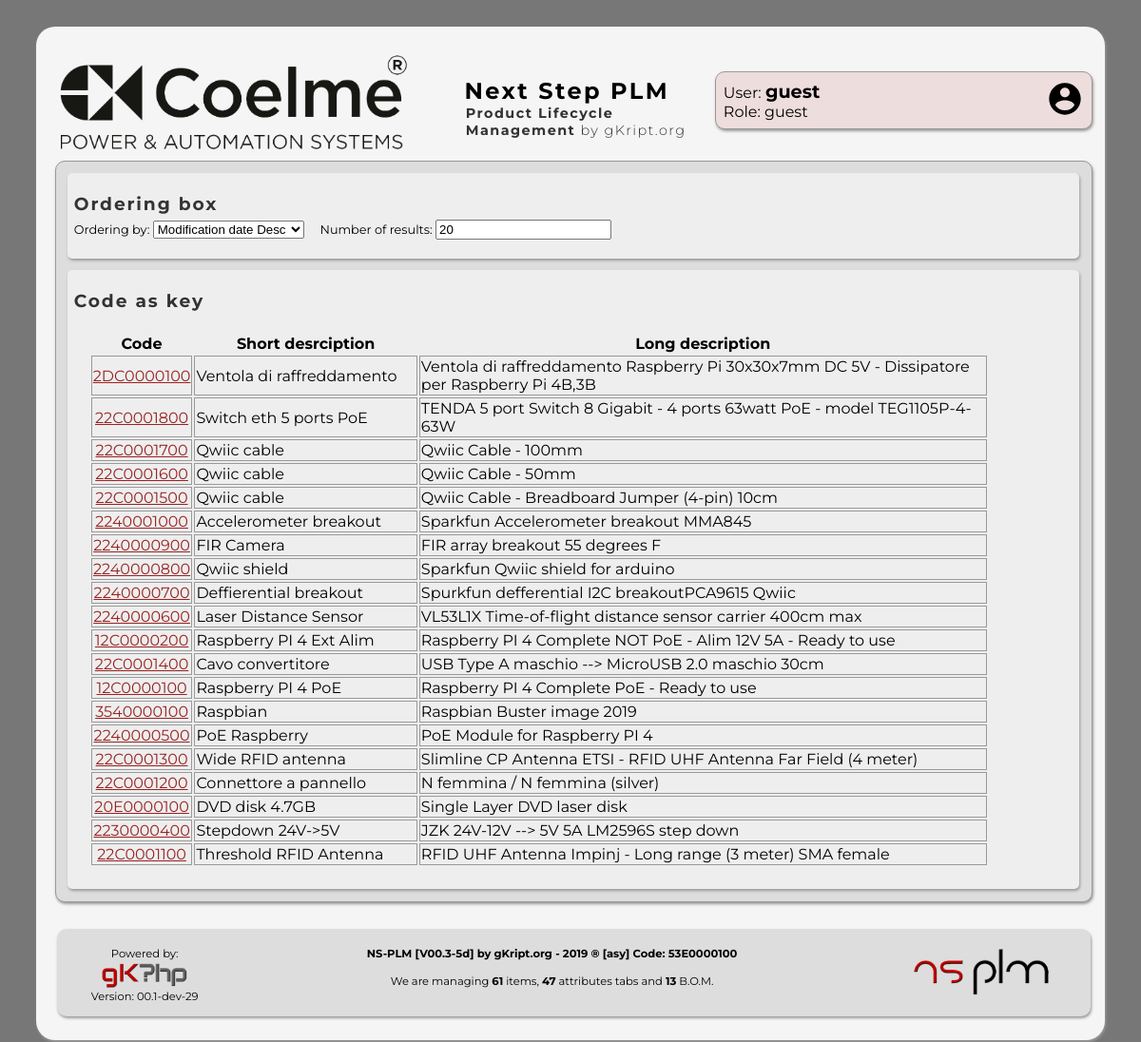
Screenshot of /search.php with the database file from the repository.
### tables this page shows
CREATE TABLE IF NOT EXISTS `elenco_codici` (
  `idCodice` int(11) NOT NULL AUTO_INCREMENT,
  `codice` varchar(10) NOT NULL,
  `T` int(1) NOT NULL,
  `CG` varchar(3) NOT NULL,
  `CS` varchar(3) NOT NULL,
  `abbreviazione` text NOT NULL,
  `descrizione` text NOT NULL,
  `dbCodici` int(11) NOT NULL DEFAULT 0,
  `createTS` timestamp NOT NULL DEFAULT current_timestamp(),
  `modifyTS` timestamp NOT NULL DEFAULT current_timestamp() ON UPDATE current_timestamp(),
  PRIMARY KEY (`idCodice`),
  UNIQUE KEY `codice` (`codice`)
);

### src/php/gkphp/Mysqli_gk.php (called while the page is built, shortened)
<?php
	function query_get_num_rows( $query , $echo = 0 ) {
		global $mysqli;
		$result = $mysqli->query ( $query ) or
			die( "query_single_line() : Problem with query<br/>&nbsp;&nbsp;&nbsp;&nbsp;Query : $query<br/>&nbsp;&nbsp;&nbsp;&nbsp;MySql :" . $mysqli->error ."<br/>" );
		return $result->num_rows;
	}
?>

### src/php/template/code_functions.php (the view, shortened to what this page needs)
<?php
	function code_link( $code , $link = "code.php?code" ) {
		echo '<a href="' . $link . "=" . $code . '">' . $code . "</a>";
	}
?>

### search.php (shortened to what this page needs)
<?php
	require_once 'includes.php';
	require_once NSID_PLM_SRC_TEMPLATE . 'code_functions.php';
	$order 	= get_check( 'order'	, "mod_desc"	);
	$limit	=	get_check( 'limit' 	, 20					);
	include NSID_PLM_SRC_TEMPLATE . 'navmenu.php';
	$sql = "";
	$nores = 5;
	if ( ( ! $order ) || ( $order == "cod_desc" ) )
		$sorder = "ORDER BY `elenco_codici`.`codice` DESC";
	else if ( $order == "cod_asc" )
		$sorder = "ORDER BY `elenco_codici`.`codice` ASC";
	else if ( $order == "short_desc" )
		$sorder = "ORDER BY `elenco_codici`.`abbreviazione` DESC";
	else if ( $order == "short_asc" )
		$sorder = "ORDER BY `elenco_codici`.`abbreviazione` ASC";
	else if ( $order == "long_desc" )
		$sorder = "ORDER BY `elenco_codici`.`descrizione` DESC";
	else if ( $order == "long_asc" )
		$sorder = "ORDER BY `elenco_codici`.`descrizione` ASC";
	else if ( $order == "creat_desc" )
		$sorder = "ORDER BY `elenco_codici`.`createTS` DESC";
	else if ( $order == "creat_asc" )
		$sorder = "ORDER BY `elenco_codici`.`createTS` ASC";
	else if ( $order == "mod_desc" )
		$sorder = "ORDER BY `elenco_codici`.`modifyTS` DESC";
	$slimit = "Limit 0,$limit;";
	if ( ( $T != "_" ) || ( $G != "_" ) || ( $S != "_" ) || ( $text != "" ) ) {
		$test = 0;
		$activity = 1;
		if ( $text == "" ) {
			if ( ( $T == "x" ) || ( $T == "" ) )	$T = "_";
			if ( ( $G == "x" ) || ( $G == "" ) )	$G = "_";
			if ( ( $S == "x" ) || ( $S == "" ) )	$S = "_";
			$str = "&nbsp;&nbsp;&nbsp;&nbsp;Context: \"" . $T.$G.$S . "\"";
			$insflt = "WHERE `codice` LIKE '".$T.$G.$S."%'";
			$sql = "SELECT * FROM `elenco_codici` $insflt $sorder $slimit;";
			if ( query_get_num_rows( $sql ) )	$test++;
		}
		else {
			if ( is_context( $text ) ) {
				$upstr = strtoupper( $text );
				$T = substr( $upstr , 0 , 1 );
				$G = substr( $upstr , 1 , 1 );
				$S = substr( $upstr , 2 , 1 );
			}
			$sql = "SELECT * FROM `elenco_codici` WHERE `codice` LIKE '%$text%' $sorder $slimit;";
			if ( query_get_num_rows( $sql ) )	$test++;
			$sql = "SELECT * FROM `elenco_codici` WHERE `abbreviazione` LIKE '%$text%' $sorder $slimit;";
			if ( query_get_num_rows( $sql ) )	$test++;
			$sql = "SELECT * FROM `elenco_codici` WHERE `descrizione` LIKE '%$text%' $sorder $slimit;";
			if ( query_get_num_rows( $sql ) )	$test++;
			$str = "&nbsp;&nbsp;&nbsp;&nbsp;" . "Text: \"" . $text . "\"";
			$sql = "";
		}
	}
	else
		$sql = "SELECT * FROM `elenco_codici` $sorder $slimit;";
?>
	<div class="insidecodelite">
		<div class="codelite">
			<h2>Ordering box</h2><br/>
		</div>
<?php
		$rows = query_get_num_rows( $sql );
		if ( $rows ) {
?>
		<div class="codelite">
			<h2>Code as key</h2><br/>
			<table style="margin:1em;" width="90%">
				<tr>
					<th style="text-align: center;" >Code</th>
					<th>Short desrciption</th>
					<th>Long description</th>
				</tr>
	<?php
			if ($result = $mysqli->query($sql)) {
				for( $r = 0 ; $r < $rows ; $r++ ) {
						$array = $result->fetch_array();
						print( "<td style='text-align: center; border:1px solid #999;' width='10%'>" );
						code_link($array['codice']);
				}
			}
	?>
			</table>
		</div>
<?php
		}
		else
			$nores--;
	?>
	</div>
<?php
	include NSID_PLM_SRC_TEMPLATE . 'footer.php';
?>

### rows the page displays
elenco_codici: codice "2DC0000100"
elenco_codici: codice "22C0001800"
elenco_codici: codice "22C0001700"
elenco_codici: codice "22C0001600"
elenco_codici: codice "22C0001500"
elenco_codici: codice "2240001000"
elenco_codici: codice "2240000900"
elenco_codici: codice "2240000800"
elenco_codici: codice "2240000700"
elenco_codici: codice "2240000600"
elenco_codici: codice "12C0000200"
elenco_codici: codice "22C0001400"
elenco_codici: codice "12C0000100"
elenco_codici: codice "3540000100"
elenco_codici: codice "2240000500"
elenco_codici: codice "22C0001300"
elenco_codici: codice "22C0001200"
elenco_codici: codice "20E0000100"
elenco_codici: codice "2230000400"
elenco_codici: codice "22C0001100"

### other values shown
$text "User: guest Role: guest Ordering by:"
$label_text "Number of results:"
$text "Ventola di raffreddamento Ventola di raffreddamento Raspberry Pi 30x30x7mm DC 5V - Dissipatore per Raspberry Pi 4B,3B"
$text "Switch eth 5 ports PoE TENDA 5 port Switch 8 Gigabit - 4 ports 63watt PoE - model TEG1105P-4-63W"
$text "Qwiic cable Qwiic Cable - 100mm"
$text "Qwiic cable Qwiic Cable - 50mm"
$text "Qwiic cable Qwiic Cable - Breadboard Jumper (4-pin) 10cm"
$text "Accelerometer breakout Sparkfun Accelerometer breakout MMA845"
$text "FIR Camera FIR array breakout 55 degrees F"
$text "Qwiic shield Sparkfun Qwiic shield for arduino"
$text "Deffierential breakout Spurkfun defferential I2C breakoutPCA9615 Qwiic"
$text "Laser Distance Sensor VL53L1X Time-of-flight distance sensor carrier 400cm max"
$text "Raspberry PI 4 Ext Alim Raspberry PI 4 Complete NOT PoE - Alim 12V 5A - Ready to use"
$text "Cavo convertitore USB Type A maschio --> MicroUSB 2.0 maschio 30cm"
$text "Raspberry PI 4 PoE Raspberry PI 4 Complete PoE - Ready to use"
